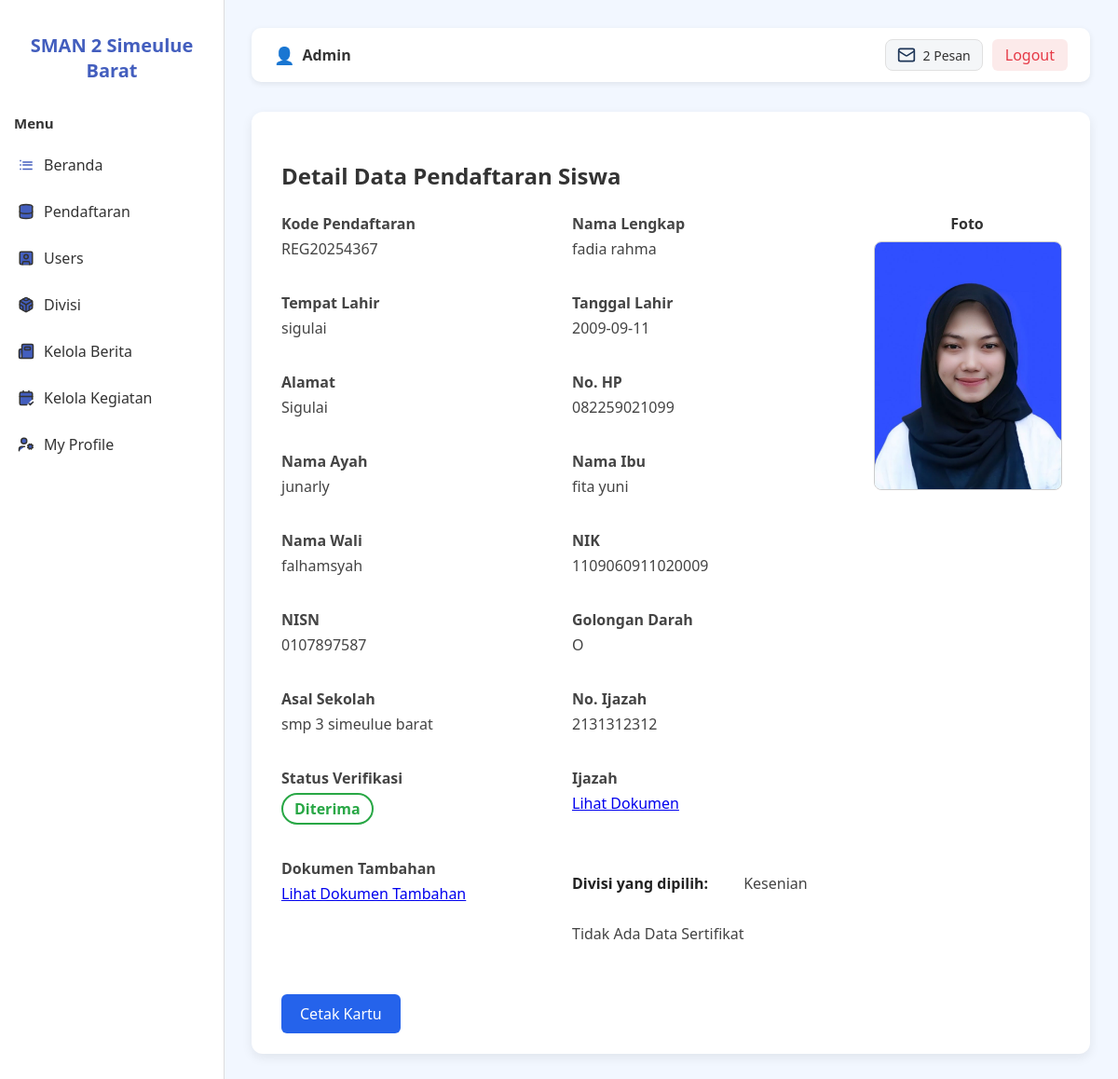
The app's page /dashboard/pendaftaran/detail.php?id=5 (signed in) with its own data.
### tables this page shows
CREATE TABLE `pendaftaran_siswa` (
  `id_registration` int(11) NOT NULL,
  `code_registration` varchar(50) NOT NULL,
  `full_name` varchar(100) NOT NULL,
  `place_birthdate` varchar(50) NOT NULL,
  `birthdate` date NOT NULL,
  `address` varchar(255) NOT NULL,
  `numphone` varchar(20) NOT NULL,
  `father_name` varchar(100) NOT NULL,
  `mother_name` varchar(100) NOT NULL,
  `wali_name` varchar(100) NOT NULL,
  `nik` char(16) NOT NULL,
  `nisn` char(10) NOT NULL,
  `golongan_darah` enum('O','A','B','AB') NOT NULL,
  `asal_school` varchar(100) NOT NULL,
  `ijazah_number` varchar(45) NOT NULL,
  `pas_photo` varchar(255) NOT NULL,
  `ijasah_document` varchar(255) NOT NULL,
  `doc_tambahan` varchar(255) DEFAULT NULL,
  `sertifikat_divisi` varchar(255) DEFAULT NULL,
  `status` enum('pending','diterima','ditolak') NOT NULL DEFAULT 'pending',
  `tanggal_daftar` date NOT NULL DEFAULT curdate(),
  `casis_id_registration` int(11) NOT NULL,
  `id_divisi` int(11) DEFAULT NULL
);

CREATE TABLE `divisi` (
  `id_divisi` int(11) NOT NULL,
  `nama_divisi` varchar(100) NOT NULL
);

### dashboard/pendaftaran/detail.php (the view, shortened to what this page needs)
<?php
include '../../config/koneksi.php';
$id = $_GET['id'];
$query = "SELECT * FROM pendaftaran_siswa WHERE id_registration = '$id'";
$result = mysqli_query($koneksi, $query);
$data = mysqli_fetch_assoc($result);
?>
<!DOCTYPE html>
<html lang="id">
<head>
    <link rel="stylesheet" href="../css/dashboard.css"/>
    <link rel="stylesheet" href="../css/modal.css"/>
    <link rel="stylesheet" href="../css/siswa.css"/>
</head>
<body>
<div class="dashboard-container">
    <?php include '../partials/sidebar.php'; ?>
    <main class="content">
        <?php include '../partials/navbar.php'; ?>
         <div class="data-card">
            <h2>Detail Data Pendaftaran Siswa</h2>
            <div class="data-wrapper">
                <div class="data-container">
                    <div class="data-item">
                        <span class="data-item-title">Kode Pendaftaran</span>
                        <?= htmlspecialchars($data['code_registration']) ?>
                    </div>
                <div class="data-item">
                    <span class="data-item-title">Nama Lengkap</span>
                    <?= htmlspecialchars($data['full_name']) ?>
                </div>
            <div class="data-item">
                <span class="data-item-title">Tempat Lahir</span>
                <?= htmlspecialchars($data['place_birthdate']) ?>
            </div>
            <div class="data-item">
                <span class="data-item-title">Tanggal Lahir</span>
                <?= htmlspecialchars($data['birthdate']) ?>
            </div>
            <div class="data-item">
                <span class="data-item-title">Alamat</span>
                <?= htmlspecialchars($data['address']) ?>
            </div>
            <div class="data-item">
                <span class="data-item-title">No. HP</span>
                <?= htmlspecialchars($data['numphone']) ?>
            </div>
            <div class="data-item">
                <span class="data-item-title">Nama Ayah</span>
                <?= htmlspecialchars($data['father_name']) ?>
            </div>
            <div class="data-item">
                <span class="data-item-title">Nama Ibu</span>
                <?= htmlspecialchars($data['mother_name']) ?>
            </div>
            <div class="data-item">
                <span class="data-item-title">Nama Wali</span>
                <?= htmlspecialchars($data['wali_name']) ?>
            </div>
            <div class="data-item">
                <span class="data-item-title">NIK</span>
                <?= htmlspecialchars($data['nik']) ?>
            </div>
            <div class="data-item">
                <span class="data-item-title">NISN</span>
                <?= htmlspecialchars($data['nisn']) ?>
            </div>
            <div class="data-item">
                <span class="data-item-title">Golongan Darah</span>
                <?= htmlspecialchars($data['golongan_darah']) ?>
            </div>
            <div class="data-item">
                <span class="data-item-title">Asal Sekolah</span>
                <?= htmlspecialchars($data['asal_school']) ?>
            </div>
            <div class="data-item">
                <span class="data-item-title">No. Ijazah</span>
                <?= htmlspecialchars($data['ijazah_number']) ?>
            </div>
            <div class="data-item">
                    <span class="data-item-title">Status Verifikasi</span>
                    <?php
                        $status = $data['status'];
                        $class = '';
                        if ($status === 'pending') {
                            $class = 'status-pending';
                            $text = 'Pending';
                        } elseif ($status === 'diterima') {
                            $class = 'status-diterima';
                            $text = 'Diterima';
                        } elseif ($status === 'ditolak') {
                            $class = 'status-ditolak';
                            $text = 'Ditolak';
                        } else {
                            $text = 'Tidak Diketahui';
                            $class = 'status-unknown';
                        }
                    ?>
                    <span class="<?= $class ?>"><?= $text ?></span>
                </div>
            <div class="data-item">
                <span class="data-item-title">Ijazah</span>
                <a href="../../uploads/<?= htmlspecialchars($data['ijasah_document']) ?>" target="_blank">Lihat Dokumen</a>
            </div>
            <?php if ($data['doc_tambahan']): ?>
                <div class="data-item">
                    <span class="data-item-title">Dokumen Tambahan</span>
                    <a href="../../uploads/<?= htmlspecialchars($data['doc_tambahan']) ?>" target="_blank">Lihat Dokumen Tambahan</a>
                </div>
            <?php endif; ?>
                  <div class="data-item">
                      <p><strong>Divisi yang dipilih:</strong>
                        <?php
                            $divisiQuery = "SELECT nama_divisi FROM divisi WHERE id_divisi = ?";
                            $stmtDiv = $koneksi->prepare($divisiQuery);
                            $stmtDiv->bind_param("i", $data['id_divisi']);
                            $stmtDiv->execute();
                            $divisiResult = $stmtDiv->get_result();
                            $divisiData = $divisiResult->fetch_assoc();
                            echo htmlspecialchars($divisiData['nama_divisi']);
                        ?>
                    </p>
                      <?php if (empty($data['sertifikat_divisi'])): ?>
                            <p>Tidak Ada Data Sertifikat</p>
                        <?php endif; ?>
                    </div>
        </div>
        <div class="foto-wrapper">
            <span class="data-item-title">Foto</span>
            <img src="../../uploads/<?= htmlspecialchars($data['pas_photo']) ?>" alt="Foto" class="img-preview">
        </div>
        </div>
           <a href="../../lib/cetak_kartu.php?id=<?= $data['id_registration'] ?>" target="_blank" class="btn-cetak">Cetak Kartu</a>
        </div>
    </main>
</div>
</body>
</html>

### dashboard/css/dashboard.css (style rules this page uses)
:root { --primary: #435ebe; --light-bg: #f2f7ff; --white: #fff; --text-dark: #333; --bg-gray-light: #dedede; --hover-bg: #e0e7ff; --danger: #e74c3c; }
body { margin: 0; font-family: "Segoe UI", sans-serif; background-color: var(--light-bg); color: var(--text-dark); }
.dashboard-container { display: flex; min-height: 100vh; }
.content { margin-left: 240px; padding: 30px; flex-grow: 1; background-color: var(--light-bg); }

### dashboard/css/siswa.css (style rules this page uses)
.data-card { background-color: #ffffff; padding: 2rem; border-radius: 12px; box-shadow: 0 4px 12px rgba(0, 0, 0, 0.08); margin: 2rem auto; }
.data-card h2 { margin-bottom: 1.5rem; color: #333; }
.data-item { margin-bottom: 1rem; color: #444; font-size: 16px; display: flex; flex-direction: column; }
.data-item strong { display: inline-block; width: 180px; color: #222; }
.img-preview { margin-top: 0.5rem; max-width: 100px; border-radius: 6px; }

### dashboard/pendaftaran/detail.php (style rules this page uses)
.data-wrapper { display: flex; gap: 2rem; align-items: flex-start; margin-bottom: 2rem; flex-wrap: wrap; }
.data-container { flex: 2; display: grid; grid-template-columns: repeat(auto-fit, minmax(250px, 1fr)); gap: 20px; }
.foto-wrapper { flex: 1; max-width: 200px; text-align: center; }
.img-preview { max-width: 100%; height: auto; border-radius: 8px; border: 1px solid #ccc; }
.data-item-title { font-weight: 600; padding-bottom: 5px; }
.status-diterima { border: 2px solid #28a745; border-radius: 25px; color: #28a745; font-weight: bold; padding: 4px 12px; display: inline-block; width: fit-content; }
.btn-cetak { padding: 10px 20px; background-color: #2563eb; color: #fff; border: none; border-radius: 6px; cursor: pointer; font-size: 16px; text-decoration: none; }

### records on screen
pendaftaran_siswa: code_registration "REG20254367", full_name "fadia rahma", place_birthdate "sigulai", birthdate "2009-09-11", address "Sigulai", numphone "082259021099", father_name "junarly", mother_name "fita yuni", wali_name "falhamsyah", nik "1109060911020009", nisn "0107897587", golongan_darah "O", asal_school "smp 3 simeulue barat", ijazah_number "2131312312", status "Diterima", pas_photo (picture)
divisi: nama_divisi "Kesenian"

### other values on screen
$username "Admin"
$total_notif "2"
